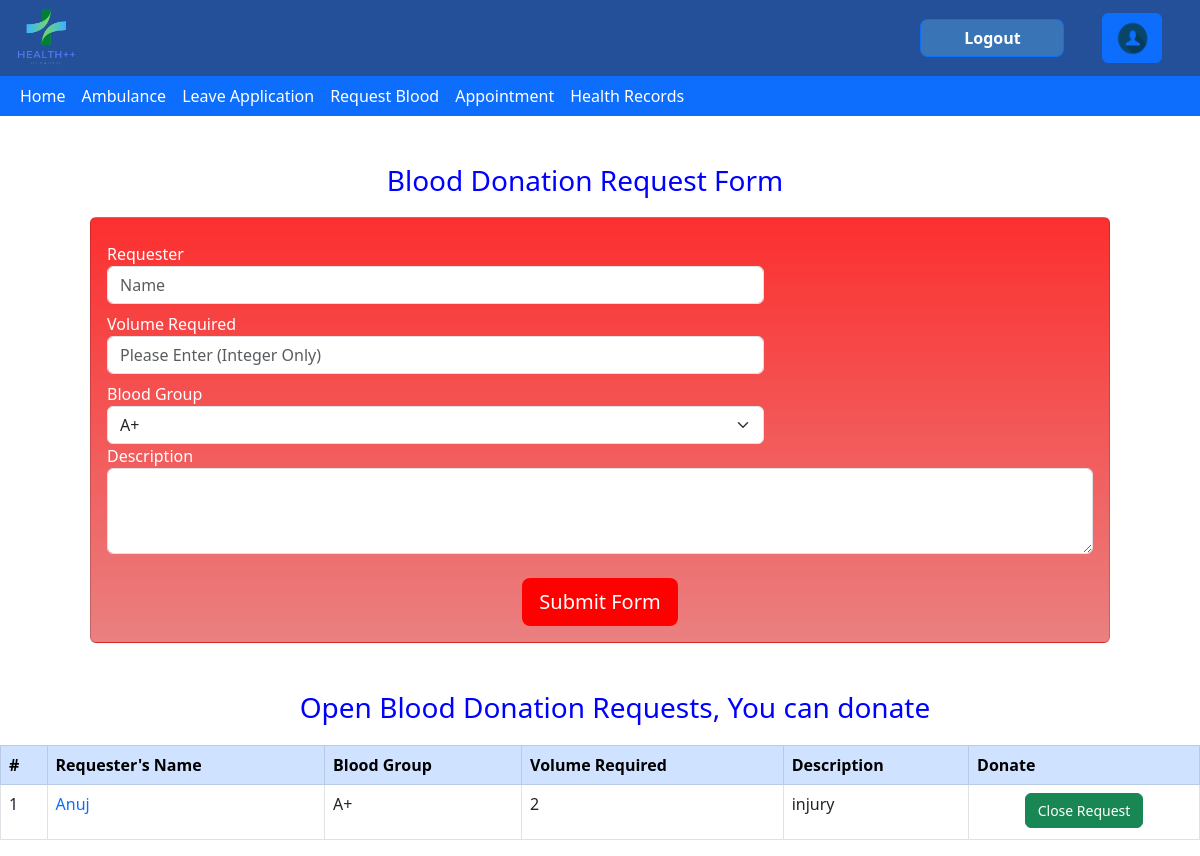
Page /blood_donate/ (signed in) on the earlier database version.
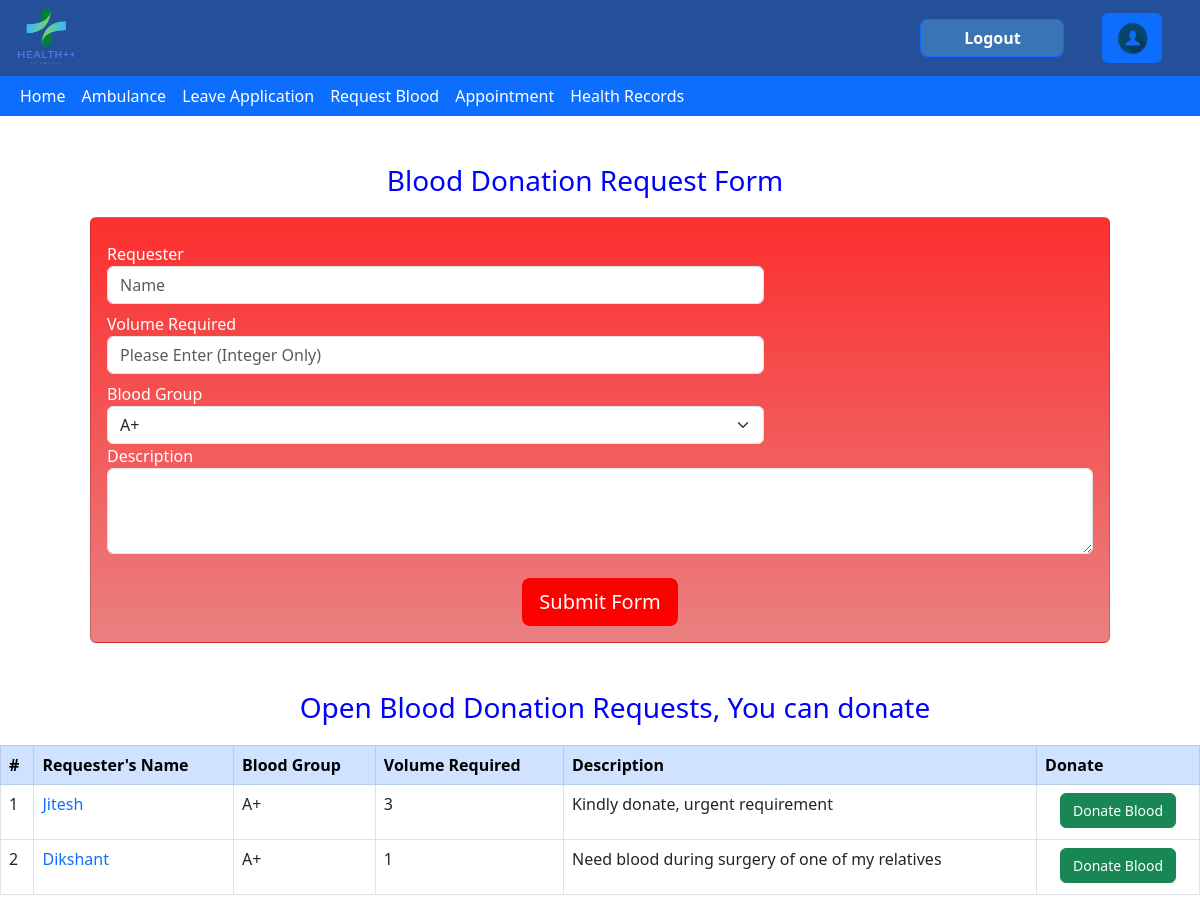
Same page on the later database version.
### blood_donate/models.py (models this page shows, shortened)
class Bloodrequest(models.Model):
    name = models.CharField(max_length=60)
    volume = models.IntegerField()
    blood_group = models.CharField(max_length=3)
    description = models.CharField(max_length=150)
    user = models.ForeignKey(User, null = True,on_delete=models.CASCADE)
    status = models.BooleanField()
    Donator = models.OneToOneField(donator,null=True,on_delete=models.CASCADE)

### blood_donate/views.py (the view)
# urls.py: path("",views.index,name="index"),
@login_required
def index(request):
    bg=Account.objects.get(user=request.user).BloodG
    if bg =='A+':
        return render(request,"blood_donate/Home.html",{"rows":Bloodrequest.objects.filter(status=True,blood_group=bg )|Bloodrequest.objects.filter(status=True,blood_group='AB+' ),"flag":0})
    elif bg =='O+':
        return render(request,"blood_donate/Home.html",{"rows":Bloodrequest.objects.filter(status=True,blood_group=bg )|Bloodrequest.objects.filter(status=True,blood_group='AB+' )|Bloodrequest.objects.filter(status=True,blood_group='B+')|Bloodrequest.objects.filter(status=True,blood_group='A+'),"flag":0})
    elif bg =='B+':
        return render(request,"blood_donate/Home.html",{"rows":Bloodrequest.objects.filter(status=True,blood_group=bg )|Bloodrequest.objects.filter(status=True,blood_group='AB+' ),"flag":0})
    elif bg =='AB+':
        return render(request,"blood_donate/Home.html",{"rows":Bloodrequest.objects.filter(status=True,blood_group=bg ),"flag":0})
    elif bg =='A-':
        return render(request,"blood_donate/Home.html",{"rows":Bloodrequest.objects.filter(status=True,blood_group=bg )|Bloodrequest.objects.filter(status=True,blood_group='AB+' )|Bloodrequest.objects.filter(status=True,blood_group='AB-' )|Bloodrequest.objects.filter(status=True,blood_group='A+'),"flag":0})
    elif bg =='O-':
        return render(request,"blood_donate/Home.html",{"rows":Bloodrequest.objects.filter(status=True),"flag":0})
    elif bg =='B-':
        return render(request,"blood_donate/Home.html",{"rows":Bloodrequest.objects.filter(status=True,blood_group=bg )|Bloodrequest.objects.filter(status=True,blood_group='AB+' )|Bloodrequest.objects.filter(status=True,blood_group='AB-' )|Bloodrequest.objects.filter(status=True,blood_group='B+'),"flag":0})
    else:
        return render(request,"blood_donate/Home.html",{"rows":Bloodrequest.objects.filter(status=True,blood_group=bg)|Bloodrequest.objects.filter(status=True,blood_group='AB+' ),"flag":0})

### blood_donate/templates/blood_donate/Home.html (shortened to what the changed rows need)
{% extends 'health/base.html' %}
{% load static%}
{%block content%}
<!DOCTYPE html>
<html>
    <head>
        <link href="https://cdn.jsdelivr.net/npm/bootstrap@5.3.0-alpha1/dist/css/bootstrap.min.css" rel="stylesheet">
    </head>
    <body>
        <div>
            <div class="mt-5">
                <div class="table-responsive">
                    <table class="table table-bordered table-hover">
                        <thead class="table-primary">
                            <tr>
                                <th scope="col">#</th>
                                <th scope="col">Requester's Name </th>
                                <th scope="col">Blood Group </th>
                                <th scope="col">Volume Required</th>
                                <th scope="col">Description</th>
                                <th scope="col">Donate</th>
                            </tr>
                        </thead>
                        <tbody>
                            {% for r in rows %}
                            {% if user == r.user %}
                            <tr id="row{{forloop.counter}}" onclick="showDetails('{{forloop.counter|escapejs}}')">
                                <td className="font-weight-bold" >{{ forloop.counter }}</td>
                                <td class="text-primary">{{r.name}}</td>
                                <td >{{r.blood_group}}</td>
                                <td > {{r.volume}}</td>
                                <td ><p>{{r.description}}</p></td>
                                <td>
                                    <form method="post" action="{% url 'confirm' %}" style="margin:auto; width: fit-content;" onsubmit="return confirm('Are you sure you want to close this request?')">
                                        <button type="submit" class="btn btn-success" style="font-size: 14;" name="status" value="Close{{r.id}}">Close Request</button>
                                    </form>
                                </td>
                            </tr>
                            {% else %}
                            <tr>
                                <td className="font-weight-bold" >{{ forloop.counter }}</td>
                                <td class="text-primary">{{r.name}}</td>
                                <td >{{r.blood_group}}</td>
                                <td > {{r.volume}}</td>
                                <td ><p>{{r.description}}</p></td>
                                <td>
                                    {% if user.account.Role == 'Receptionist' %}
                                    <form method="post" action="{% url 'confirm' %}" style="margin:auto; width: fit-content;" onsubmit="return confirm('Are you sure you want to close this request?')">
                                        {% csrf_token %}
                                        <input type="hidden" name="id" value={{r.id}}>
                                        <button type="submit" class="btn btn-success" style="font-size: 14;" name="status" value="Close{{r.id}}">Close Request</button>
                                    </form>
                                    {% else %}
                                    <form method="post" action="{% url 'donate' %}" style="margin:auto; width: fit-content;">
                                            {% if user.account.CCID == r.Donator.CCID %}
                                            <strong><em>Thanks! Kindly donate at the HC</em></strong>
                                            {%else%}
                                            <button type="submit" class="btn btn-success" style="font-size: 14;" name="Reqid" value="{{r.id}}">Donate Blood</button>
                                            {%endif%}
                                    </form>
                                    {% endif %}
                                </td>
                            </tr>
                            {% endif %}
                            {% endfor %}
                        </tbody>
                    </table>
                </div>
            </div>
        </div>
    </body>
</html>
{% endblock %}

Differences in the rows shown:
removed Bloodrequest: name "Anuj", blood_group "A+", volume "2", description "injury"
added Bloodrequest: name "Jitesh", blood_group "A+", volume "3", description "Kindly donate, urgent requirement", {{ r.id }} 27 (drawn)
added Bloodrequest: name "Dikshant", blood_group "A+", volume "1", description "Need blood during surgery of one of my relatives", {{ r.id }} 28 (drawn)
